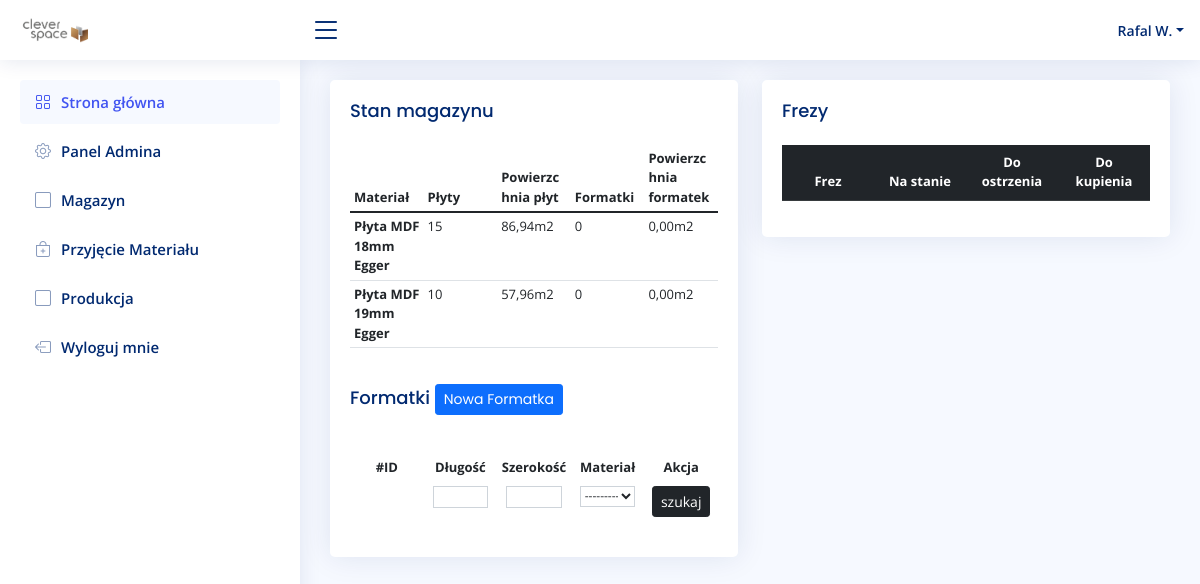
/stock/ (signed in), run on the app's committed database.
### account/models.py (models this page shows, shortened)
class UserBase(AbstractBaseUser, PermissionsMixin):
    email = models.EmailField(unique=True)
    first_name = models.CharField(max_length=150, blank=True)
    last_name = models.CharField(max_length=150, blank=True)
    phone_number = models.CharField(max_length=15, blank=True)
    postcode = models.CharField(max_length=12, blank=True)
    address_line_1 = models.CharField(max_length=150, blank=True)
    address_line_2 = models.CharField(max_length=150, blank=True)
    town_city = models.CharField(max_length=150, blank=True)
    is_active = models.BooleanField(default=True)
    is_staff = models.BooleanField(default=False)
    created = models.DateTimeField(auto_now_add=True)
    updated = models.DateTimeField(auto_now=True)
    objects = CustomAccountManager()
    USERNAME_FIELD = 'email'
    REQUIRED_FIELDS = ['first_name', 'last_name']
    class Meta:
        verbose_name = "Konto"
        verbose_name_plural = "Konta"

### order/models.py (models this page shows)
class Material(models.Model):
    short_name = models.CharField(max_length=255, blank=False, null=True)
    name = models.CharField(max_length=255, blank=False, null=True)
    quantity = models.SmallIntegerField(default=0, blank=False, null=True)
    material_area = models.DecimalField(default=Decimal('5.796'), decimal_places=4, blank=False, max_digits=10)
    class Meta:
        verbose_name = "materiał"
        verbose_name_plural = "materiały"
    def __str__(self):
        return self.short_name
    def caluclate_material(self):
        return self.quantity * self.material_area
    def caluclate_area(self):
        material = Material.objects.get(short_name=self.short_name)
        total_area = 0
        for stock in material.stocks.all():
            result = stock.length * stock.width / 1000000
            total_area += result
        return total_area

### stock/views.py (the view)
# urls.py: path('', staff_member_required(views.StockView.as_view()), name='stock'),
class StockView(ListView):
    model = Stock
    template_name = 'stock/home.html'
    def get_context_data(self, **kwargs):
        context = super().get_context_data(**kwargs)
        context.update({
            'filter': StockFilter(self.request.GET, queryset=self.get_queryset()),
            'materials': Material.objects.all().order_by('name'),
            'cutters': Cutter.objects.all().order_by('-name'),
            })
        return context

### stock/templates/stock/home.html (shortened to what this page needs)
{% extends 'main.html' %}
{% load static %}
{% block content %}
<div class="row">
  <div class="col-sm-6">
    <div class="card recent-sales">
      <div class="card-body">
        <h5 class="card-title">Stan magazynu </h5>
        <table class="table table-hover table-sm text-left" style="text-align: left">
          <thead>
            <tr>
              <th scope="col">Materiał</th>
              <th scope="col">Płyty</th>
              <th scope="col">Powierzchnia płyt</th>
              <th scope="col">Formatki</th>
              <th scope="col">Powierzchnia formatek</th>
            </tr>
          </thead>
          <tbody>
            {% for material in materials %}
            <tr>
              <th scope="col">{{ material.name }}</th>
              <td scope="col">{{ material.quantity }}</td>
              <td scope="col">{{ material.caluclate_material|floatformat:2 }}m2</td>
              <td scope="col">{{ material.stocks.count }}</td>
              <td scope="col">{{ material.caluclate_area|floatformat:2 }}m2</td>
            </tr>
            {% endfor %}
         </tbody>
       </table>
        <h5 class="card-title">Formatki <a href="{% url 'create-stock' %}"><button class="btn btn-primary btn-sm">Nowa Formatka</button></a></h5>
       <div class="dataTable-top"></div>
       <div class="table-responsive">
        <table class="table table-borderless table-hover table-sm">
          {% include 'stock/search.html' %}
          <thead>
            <tr>
              <th scope="col">#ID</th>
              <th scope="col">Długość</th>
              <th scope="col">Szerokość</th>
              <th scope="col">Materiał</th>
              <th scope="col">Akcja</th>
            </tr>
          </thead>
        </table>
      </div>
      </div>
    </div>
  </div>
  <div class="col-sm-6">
    <div class="card recent-sales">
      <div class="card-body">
        <h5 class="card-title">Frezy</h5>
        <table class="table table-dark">
                <thead>
                  <tr>
                    <th scope="col">Frez</th>
                    <th scope="col">Na stanie</th>
                    <th scope="col">Do ostrzenia</th>
                    <th scope="col">Do kupienia</th>
                  </tr>
                </thead>
              </table>
      </div>
    </div>
  </div>
</div>
{% endblock %}

### templates/navbar.html (shortened to what this page needs)
  {% load static %}
  <header id="header" class="header fixed-top d-flex align-items-center">
    <div class="d-flex align-items-center justify-content-between">
      <a href="{% url 'home' %}" class="logo d-flex align-items-center">
        <img src="{% static 'assets/img/logo.png' %}" alt="">
      </a>
      <i class="bi bi-list toggle-sidebar-btn"></i>
    </div>
    <nav class="header-nav ms-auto">
      <ul class="d-flex align-items-center">
        <li class="nav-item dropdown pe-3">
          <a class="nav-link nav-profile d-flex align-items-center pe-0" href="#" data-bs-toggle="dropdown">
            <span class="d-none d-md-block dropdown-toggle ps-2">{{ user.first_name }} {{ user.last_name.0 }}.</span>
          </a>
            </li>
          </ul>
    </nav>
  </header>
  <aside id="sidebar" class="sidebar">
    <ul class="sidebar-nav" id="sidebar-nav">
      <li class="nav-item">
        <a class="nav-link " href="{% url 'home' %}">
          <i class="bi bi-grid"></i>
          <span>Strona główna</span>
        </a>
      </li>
      {% if user.is_superuser %}
      <li class="nav-item">
        <a class="nav-link collapsed" href="{% url 'admin:index' %}">
          <i class="bi bi-gear"></i>
          <span>Panel Admina</span>
        </a>
      </li>
      <li class="nav-item">
        <a class="nav-link collapsed" href="{% url 'stock' %}">
          <i class="bi bi-square"></i>
          <span>Magazyn</span>
        </a>
      </li>
      <li class="nav-item">
        <a class="nav-link collapsed" href="{% url 'grn' %}">
          <i class="bi bi-bag-plus"></i>
          <span>Przyjęcie Materiału</span>
        </a>
      </li>
      <li class="nav-item">
        <a class="nav-link collapsed" href="{% url 'home-production' %}">
          <i class="bi bi-square"></i>
          <span>Produkcja</span>
        </a>
      </li>
      {% endif %}
      <li class="nav-item">
        <a class="nav-link collapsed" href="{% url 'logout' %}">
          <i class="bi bi-box-arrow-left"></i>
          <span>Wyloguj mnie</span>
        </a>
      </li>
    </ul>
  </aside>

### static/assets/css/style.css (style rules this page uses)
:root { scroll-behavior: smooth; }
body { font-family: "Open Sans", sans-serif; background: #f6f9ff; color: #444444; }
a { color: #4154f1; text-decoration: none; }
h1, h2, h3, h4, h5, h6 { font-family: "Nunito", sans-serif; }
.card { margin-bottom: 30px; border: none; border-radius: 5px; box-shadow: 0px 0 30px rgba(1, 41, 112, 0.1); overflow: hidden; }
.card-title { padding: 20px 0 15px 0; font-size: 18px; font-weight: 500; color: #012970; font-family: "Poppins", sans-serif; }
.card-body { padding: 0 20px 20px 20px; }
.logo { line-height: 1; }
@media (min-width: 1200px) { .logo { width: 280px; } }
.logo img { max-height: 26px; margin-right: 6px; }
.header { transition: all 0.5s; z-index: 997; height: 60px; box-shadow: 0px 2px 20px rgba(1, 41, 112, 0.1); background-color: #fff; padding-left: 20px; }
.header .toggle-sidebar-btn { font-size: 32px; padding-left: 10px; cursor: pointer; color: #012970; }
.header-nav ul { list-style: none; }
.header-nav > ul { margin: 0; padding: 0; }
.header-nav .nav-profile { color: #012970; }
.header-nav .nav-profile span { font-size: 14px; font-weight: 600; }
.sidebar { position: fixed; top: 60px; left: 0; bottom: 0; width: 300px; z-index: 996; transition: all 0.3s; padding: 20px; overflow-y: auto; scrollbar-width: thin; scrollbar-color: #aab7cf transparent; box-shadow: 0px 0px 20px rgba(1, 41, 112, 0.1); background-color: #fff; }
.sidebar-nav { padding: 0; margin: 0; list-style: none; }
.sidebar-nav li { padding: 0; margin: 0; list-style: none; }
.sidebar-nav .nav-item { margin-bottom: 5px; }
.sidebar-nav .nav-link { display: flex; align-items: center; font-size: 15px; font-weight: 600; color: #4154f1; transition: 0.3; background: #f6f9ff; padding: 10px 15px; border-radius: 4px; }
.sidebar-nav .nav-link i { font-size: 16px; margin-right: 10px; color: #4154f1; }
.sidebar-nav .nav-link.collapsed { color: #012970; background: #fff; }
.sidebar-nav .nav-link.collapsed i { color: #899bbd; }
.table { text-align: center; font-size: small; }
table { table-layout: fixed; word-wrap: break-word; }
table input, select { width: 85%; font-size: 12px; font-weight: 400; line-height: 1.5; color: #212529; background-color: #fff; background-clip: padding-box; border: 1px solid #ced4da; text-align: center; }

### data on the page
UserBase: first_name "Rafal", last_name.0 "W"
Material: name "Płyta MDF 18mm Egger", quantity "15", caluclate_material "86,94", stocks.count "0", caluclate_area "0,00"
Material: name "Płyta MDF 19mm Egger", quantity "10", caluclate_material "57,96", stocks.count "0", caluclate_area "0,00"
